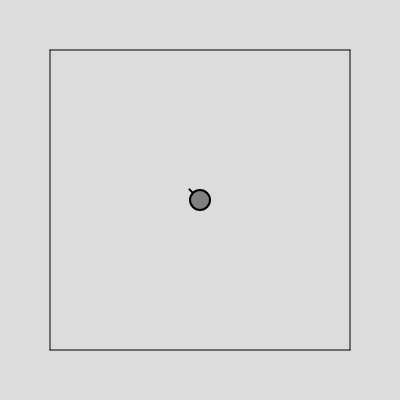
Frame 1 (no input)
Frame 60 (no input): identical to frame 1, image omitted
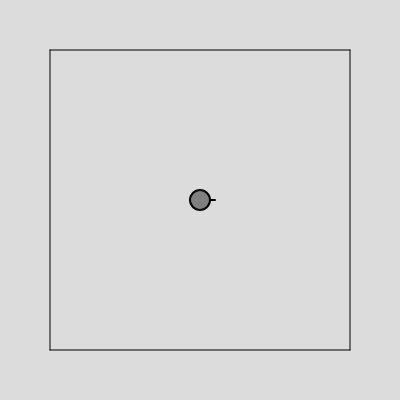
Frame 120 (the mouse pressed at the canvas centre since frame 60)

The p5.js sketch that drew these frames (run headless with seeded random() and noise() and a simulated clock; from frame 60 on, the mouse is pressed at the canvas centre):

// p5.js sketch
// ── sketch.js
let player;
let keysHeld;
let walls;

function setup() {
    // frameRate(10);
    createCanvas(400, 400);
    player = new Player();
    keysHeld = [];
    walls = [
        new Wall(createVector(-150, -150), createVector(150, -150)),
        new Wall(createVector(150, -150), createVector(150, 150)),
        new Wall(createVector(-150, 150), createVector(150, 150)),
        new Wall(createVector(-150, -150), createVector(-150, 150))
    ];
}

function draw() {
    background(220);
    focusOnPlayer();

    walls.forEach(function(wall) {
        wall.show();
    });
    updatePlayer();
}

function updatePlayer() {
    player.update();
    player.show();
}

function focusOnPlayer() {
    translate(width / 2 - player.pos.x, height / 2 - player.pos.y);
}

function mousePressed() {
    player.shoot();
}

function keyPressed() {
    keysHeld.push(keyCode);
}

function keyReleased() {
    let index = keysHeld.indexOf(keyCode);
    keysHeld.splice(index, 1);
}

// ── bullet.js
class Bullet {
    constructor(pos, angle) {
        this.pos = pos.copy();
        this.rad = 3;
        this.angle = angle;
        this.speed = 5;
        this.dead = false;
    }

    update() {
        let delta = createVector(1, 0);
        delta.rotate(this.angle);
        for (let i = 0; i < this.speed; i++) {
            this.pos.add(delta);
        }
        walls.forEach(function(wall) {
            if (wall.intersects(this.pos, this.rad)) {
                this.dead = true;
            }
        }, this);
    }

    show() {
        ellipse(this.pos.x, this.pos.y, 2 * this.rad);
    }
}

// ── enemy.js
class Enemy {
    constructor(pos) {
        if (pos === undefined) {
            this.pos = createVector();
        } else {
            this.pos = pos;
        }
        this.angle = 0;
        this.rad = 10;
        this.color = 'gray';
        this.fov = HALF_PI;
    }

    update() {
        findPlayer();
    }

    findPlayer() {
        
    }

    show() {
        push();
        for (let rayAngle = 0; rayAngle < this.fov; rayAngle += TWO_PI / 200) {
            let ray = createVector(300, 0);
            ray.rotate(this.angle + rayAngle - this.fov / 2);
            ray.add(this.pos);
            line(this.pos.x, this.pos.y, ray.x, ray.y);
        }
        fill(this.color);
        ellipse(this.pos.x, this.pos.y, 2 * this.rad);
        pop();
    }
}

// ── player.js
class Player {
    constructor(pos) {
        if (pos === undefined) {
            this.pos = createVector();
        } else {
            this.pos = pos;
        }
        this.angle = 0;
        this.rad = 10;
        this.color = 'gray';
        this.speed = 2;
        this.bullets = [];
    }

    shoot() {
        this.bullets.push(new Bullet(this.pos, this.angle));
    }

    update() {
        this.pointAtMouse();
        this.move();
        for (let i = this.bullets.length - 1; i >= 0; i--) {
            let bullet = this.bullets[i];
            bullet.update();
            if (bullet.dead) {
                this.bullets.splice(i, 1);
            }
        }
    }

    move() {
    // if (keyCode == LEFT_ARROW || key == 'a') {
    //     leftHeld = true;
    // } else if (keyCode == UP_ARROW || key == 'w') {
    //     upHeld = true;
    // } else if (keyCode == RIGHT_ARROW || key == 'd') {
    //     rightHeld = true;
    // } else if (keyCode == DOWN_ARROW || key == 's') {
    //     downHeld = true;
    // }
        for (let i = 0; i < this.speed; i++) {
            if (keysHeld.includes(LEFT_ARROW) || keysHeld.includes(65)) {
                this.pos.x--;
            }
            if (keysHeld.includes(UP_ARROW) || keysHeld.includes(87)) {
                this.pos.y--;
            }
            if (keysHeld.includes(RIGHT_ARROW) || keysHeld.includes(68)) {
                this.pos.x++;
            }
            if (keysHeld.includes(DOWN_ARROW) || keysHeld.includes(83)) {
                this.pos.y++
            }
        }
    }

    pointAtMouse() {
        let mouse = createVector(mouseX, mouseY);
        mouse.sub(width / 2, height / 2);
        this.angle = mouse.heading();
    }

    show() {
        push();
        this.bullets.forEach(function(bullet) {
            bullet.show();
        });
        strokeWeight(2);
        let vector = createVector(15, 0);
        vector.rotate(this.angle);
        vector.add(this.pos);
        line(this.pos.x, this.pos.y, vector.x, vector.y);
        fill(this.color);
        ellipse(this.pos.x, this.pos.y, 2 * this.rad);
        pop();
    }
}

// ── wall.js
class Wall {
    constructor(v1, v2) {
        this.v1 = v1;
        this.v2 = v2;
    }

    intersects(pos, rad) {
        let dist = abs((this.v2.y - this.v1.y) * pos.x -
                (this.v2.x - this.v1.x) * pos.y +
                this.v2.x * this.v1.y - this.v2.y * this.v1.x) /
            sqrt(sq(this.v2.y - this.v1.y) + sq(this.v2.x - this.v1.x));
        if (dist <= rad) {
            return true;
        }
        return false;
    }

    show() {
        line(this.v1.x, this.v1.y, this.v2.x, this.v2.y);
    }
}
